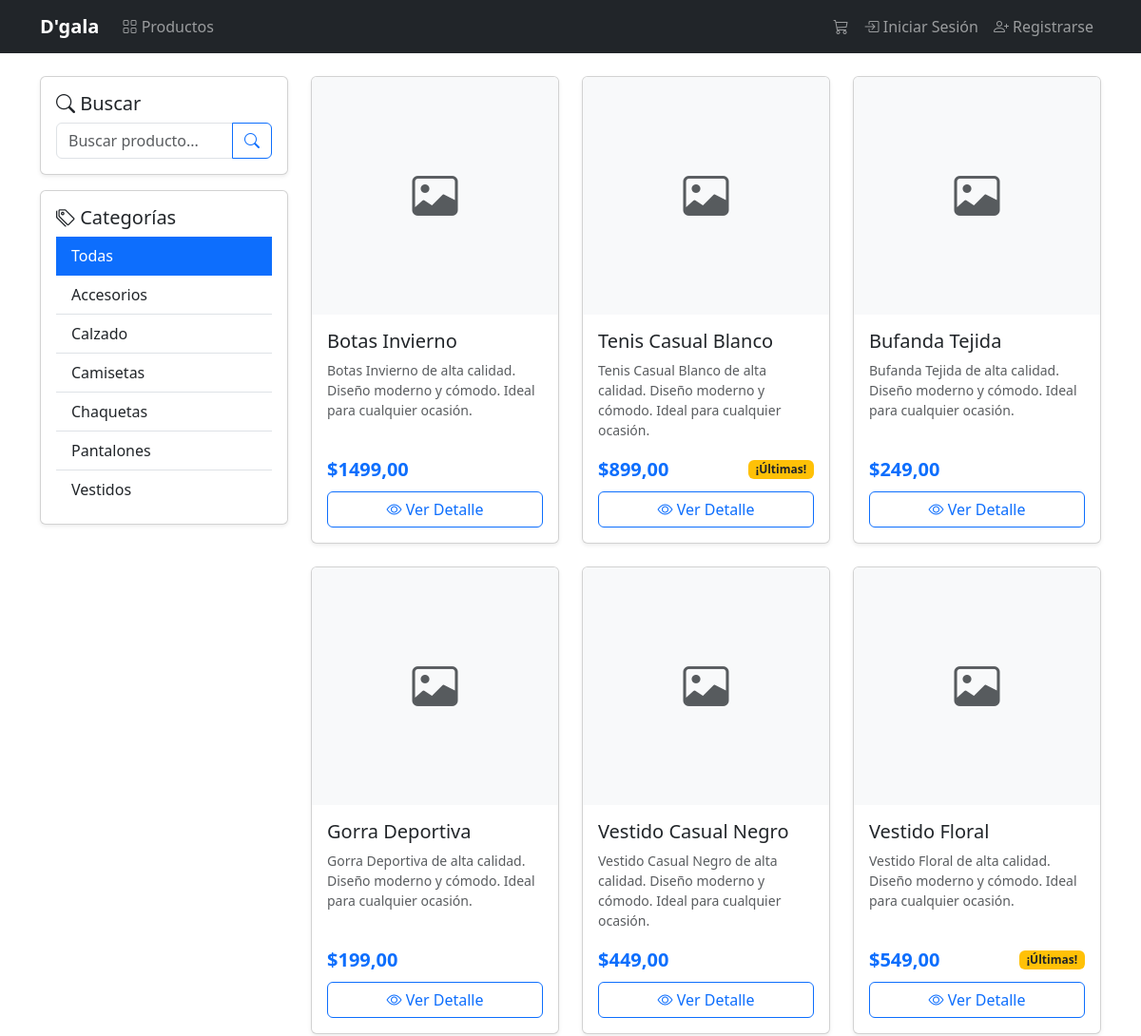
The app's page /productos/ (upper part), older data.
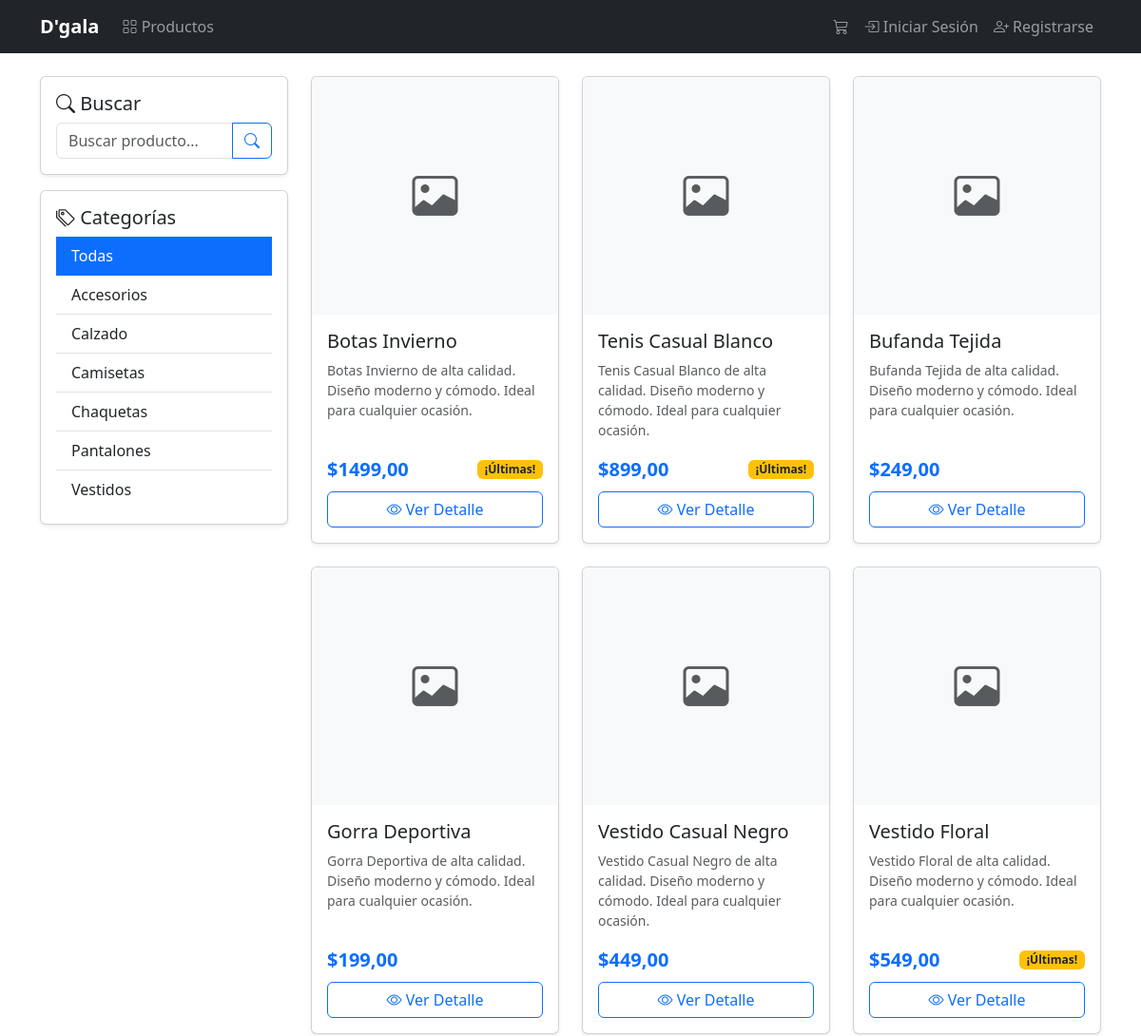
The same page, newer data.
### apps/products/models.py (models this page shows, shortened)
class Categoria(models.Model):
    nombre = models.CharField(
        max_length=100, unique=True, verbose_name='Nombre'
    )
    slug = models.SlugField(
        max_length=120, unique=True, blank=True, editable=False
    )
    descripcion = models.TextField(
        blank=True, null=True, verbose_name='Descripción'
    )
    activo = models.BooleanField(default=True, verbose_name='Activo')
    created_at = models.DateTimeField(
        auto_now_add=True, verbose_name='Creado'
    )
    class Meta:
        verbose_name = 'Categoría'
        verbose_name_plural = 'Categorías'
        ordering = ['nombre']

class Producto(models.Model):
    categoria = models.ForeignKey(
        Categoria, on_delete=models.CASCADE,
        related_name='productos', verbose_name='Categoría'
    )
    nombre = models.CharField(max_length=200, verbose_name='Nombre')
    slug = models.SlugField(
        max_length=220, unique=True, blank=True, editable=False
    )
    descripcion = models.TextField(verbose_name='Descripción')
    precio = models.DecimalField(
        max_digits=10, decimal_places=2, verbose_name='Precio'
    )
    stock = models.PositiveIntegerField(
        default=0, verbose_name='Stock'
    )
    imagen = models.ImageField(
        upload_to='products/', blank=True, null=True,
        verbose_name='Imagen'
    )
    disponible = models.BooleanField(default=True, verbose_name='Disponible')
    destacado = models.BooleanField(default=False, verbose_name='Destacado')
    created_at = models.DateTimeField(
        auto_now_add=True, verbose_name='Creado'
    )
    updated_at = models.DateTimeField(
        auto_now=True, verbose_name='Actualizado'
    )
    class Meta:
        verbose_name = 'Producto'
        verbose_name_plural = 'Productos'
        ordering = ['-created_at']
    @property
    def tiene_stock(self):
        return self.stock > 0
    @property
    def stock_bajo(self):
        return 0 < self.stock <= 5

### apps/products/views.py (the view)
# urls.py: path('', views.ProductoListView.as_view(), name='list'),
class ProductoListView(ListView):
    model = Producto
    template_name = 'products/product_list.html'
    context_object_name = 'productos'
    paginate_by = 12
    def get_queryset(self):
        queryset = Producto.objects.filter(
            disponible=True
        ).select_related('categoria')
        query = self.request.GET.get('q')
        if query:
            queryset = queryset.filter(
                Q(nombre__icontains=query)
                | Q(descripcion__icontains=query)
            )
        return queryset
    def get_context_data(self, **kwargs):
        context = super().get_context_data(**kwargs)
        context['query'] = self.request.GET.get('q', '')
        context['categorias'] = Categoria.objects.filter(activo=True)
        context['destacados'] = Producto.objects.filter(
            disponible=True, destacado=True
        )[:4]
        return context

### apps/cart/context_processors.py (called while the page is built)
def cart_items_count(request):
    if request.user.is_authenticated:
        cart = Cart(request)
        return {'cart_items_count': cart.total_items}
    return {'cart_items_count': 0}

### apps/products/context_processors.py (called while the page is built)
def categorias_globales(request):
    return {'categorias': Categoria.objects.filter(activo=True)}

### templates/products/product_list.html (shortened to what this page needs)
{% extends 'base.html' %}
{% load static %}
{% block content %}
<div class="row">
    <div class="col-lg-3 mb-4">
        <div class="card shadow-sm">
            <div class="card-body">
                <h5 class="card-title"><i class="bi bi-search"></i> Buscar</h5>
                <form method="get" action="{% url 'products:list' %}">
                    <div class="input-group">
                        <input type="text" name="q" class="form-control" placeholder="Buscar producto..." value="{{ query }}">
                        <button class="btn btn-outline-primary" type="submit">
                            <i class="bi bi-search"></i>
                        </button>
                    </div>
                </form>
            </div>
        </div>
        <div class="card shadow-sm mt-3">
            <div class="card-body">
                <h5 class="card-title"><i class="bi bi-tags"></i> Categorías</h5>
                <div class="list-group list-group-flush">
                    <a href="{% url 'products:list' %}" class="list-group-item list-group-item-action {% if not request.resolver_match.kwargs.slug %}active{% endif %}">
                        Todas
                    </a>
                    {% for cat in categorias %}
                    <a href="{% url 'products:category' cat.slug %}" class="list-group-item list-group-item-action">
                        {{ cat.nombre }}
                    </a>
                    {% endfor %}
                </div>
            </div>
        </div>
    </div>
    <div class="col-lg-9">
        <div class="row g-4">
            {% for producto in productos %}
            <div class="col-sm-6 col-md-4">
                <div class="card h-100 shadow-sm">
                    {% if producto.imagen %}
                    <img src="{{ producto.imagen.url }}" class="card-img-top" alt="{{ producto.nombre }}">
                    {% else %}
                    <div class="card-img-top bg-light d-flex align-items-center justify-content-center text-muted" style="height:250px;">
                        <i class="bi bi-image" style="font-size:3rem;"></i>
                    </div>
                    {% endif %}
                    <div class="card-body d-flex flex-column">
                        <h5 class="card-title">{{ producto.nombre }}</h5>
                        <p class="card-text text-muted small flex-grow-1">{{ producto.descripcion|truncatewords:15 }}</p>
                        <div class="d-flex justify-content-between align-items-center mb-2">
                            <span class="fs-5 fw-bold text-primary">${{ producto.precio }}</span>
                            {% if producto.stock_bajo and producto.tiene_stock %}
                            <span class="badge bg-warning text-dark">¡Últimas!</span>
                            {% elif not producto.tiene_stock %}
                            <span class="badge bg-danger">Agotado</span>
                            {% endif %}
                        </div>
                        <a href="{% url 'products:detail' producto.slug %}" class="btn btn-outline-primary w-100">
                            <i class="bi bi-eye"></i> Ver Detalle
                        </a>
                    </div>
                </div>
            </div>
            {% endfor %}
        </div>
    </div>
</div>
{% endblock %}

### templates/base.html (shortened to what this page needs)
<!DOCTYPE html>
{% load static %}
<html lang="es">
<head>
    <link rel="stylesheet" href="{% static 'bootstrap/css/bootstrap.min.css' %}">
    <link rel="stylesheet" href="https://cdn.jsdelivr.net/npm/bootstrap-icons@1.11.3/font/bootstrap-icons.min.css">
    <link rel="stylesheet" href="{% static 'css/style.css' %}">
</head>
<body>
    <nav class="navbar navbar-expand-lg navbar-dark bg-dark">
        <div class="container">
            <a class="navbar-brand fw-bold" href="/">
                 D'gala
            </a>
            <div class="collapse navbar-collapse" id="navbarNav">
                <ul class="navbar-nav me-auto">
                    <li class="nav-item">
                        <a class="nav-link" href="{% url 'products:list' %}">
                            <i class="bi bi-grid"></i> Productos
                        </a>
                    </li>
                </ul>
                <ul class="navbar-nav">
                    <li class="nav-item">
                        <a class="nav-link position-relative" href="{% url 'cart:detail' %}">
                            <i class="bi bi-cart3"></i>
                        </a>
                    </li>
                    {% if user.is_authenticated %}
                    <li class="nav-item dropdown">
                        <a class="nav-link dropdown-toggle" href="#" role="button" data-bs-toggle="dropdown">
                            <i class="bi bi-person-circle"></i> {{ user.first_name|default:user.username }}
                        </a>
                        <ul class="dropdown-menu dropdown-menu-end">
                            <li><a class="dropdown-item" href="{% url 'accounts:profile' %}">
                                <i class="bi bi-person"></i> Mi Perfil</a>
                            </li>
                            <li><a class="dropdown-item" href="{% url 'orders:list' %}">
                                <i class="bi bi-box"></i> Mis Pedidos</a>
                            </li>
                            {% if user.is_admin %}
                            <li><hr class="dropdown-divider"></li>
                            <li><a class="dropdown-item text-success" href="{% url 'dashboard:home' %}">
                                <i class="bi bi-speedometer2"></i> Panel Admin</a>
                            </li>
                            {% endif %}
                            <li><hr class="dropdown-divider"></li>
                            <li>
                                <form method="post" action="{% url 'accounts:logout' %}">
                                    {% csrf_token %}
                                    <button type="submit" class="dropdown-item text-danger">
                                        <i class="bi bi-box-arrow-right"></i> Cerrar Sesión
                                    </button>
                                </form>
                            </li>
                        </ul>
                    </li>
                    {% else %}
                    <li class="nav-item">
                        <a class="nav-link" href="{% url 'accounts:login' %}">
                            <i class="bi bi-box-arrow-in-right"></i> Iniciar Sesión
                        </a>
                    </li>
                    <li class="nav-item">
                        <a class="nav-link" href="{% url 'accounts:register' %}">
                            <i class="bi bi-person-plus"></i> Registrarse
                        </a>
                    </li>
                    {% endif %}
                </ul>
            </div>
        </div>
    </nav>
    <main class="container mt-4 mb-5">
        {% block content %}{% endblock %}
    </main>
</body>
</html>

### static/css/style.css (style rules this page uses)
body { min-height: 100vh; display: flex; flex-direction: column; }
main { flex: 1; }
.card { transition: transform 0.2s ease, box-shadow 0.2s ease; }
.card-img-top { height: 250px; object-fit: cover; }

Row changes from the older to the newer data that the page shows:
changed Producto "Botas Invierno": now shows "¡Últimas!"
